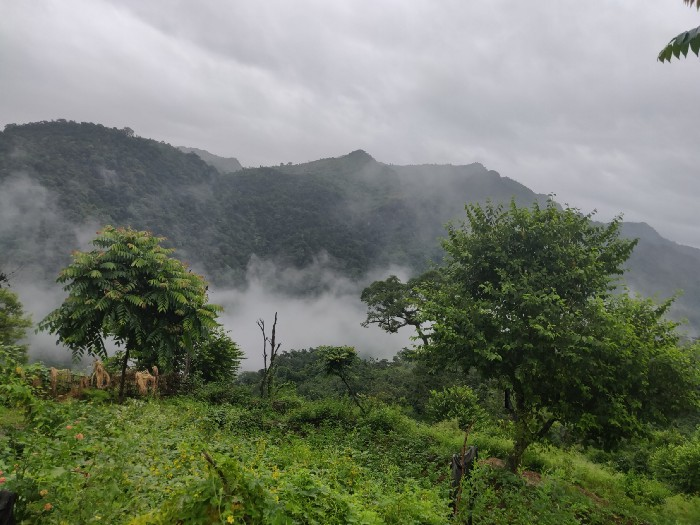
#> input picture Task 2/task2-image.jpeg, 700 x 525 px
$ jupyter execute 'Color Identification in Images using Machine Learning.ipynb'   (shell and % lines are left out)
#> lines starting #> are read from the running program, lines starting #| are printed output that depends on the picture
# Graduate Rotational Internship Program - The Sparks Foundation, SG

## GRIP - Computer Vision & IoT - Task 2 (Color Identification in Images using ML)

**Avish Jha**\
[LinkedIn](https://linkedin.com/in/avishj/) [GitHub](https://github.com/avishj/) [Website](https://avishj.dev/)

In this task, I shall be utilising KMeans Clustering Algorithm to detect the colors given in the sample image.\
Reference: [Towards Data Science/Color Indentification in Images](https://towardsdatascience.com/color-identification-in-images-machine-learning-application-b26e770c4c71)

### Step 1: Handling Imports

[cell 1]
from sklearn.cluster import KMeans
import matplotlib.pyplot as plt
import numpy as np
import cv2
from collections import Counter
from skimage.color import rgb2lab, deltaE_cie76
import os

### Step 2: Reading & Displaying the Image

[cell 2]
img = cv2.imread('task2-image.jpeg')
#> img is the input picture: shape (525, 700, 3); mean B, G, R 106.3, 121.6, 114.6
plt.imshow(img)
plt.show()

As we can observe here, the colors of the image seem to be off. The reasoning behind this is that OpenCV by default reads the color values as BGR instead of RGB.\
We shall fix this later on in Step 4.

### Step 3: Type & Shape Check

[cell 3]
print("Type: {}".format(type(img)))
#| Type: <class 'numpy.ndarray'>
print("Shape: {}".format(img.shape))
#| Shape: (525, 700, 3)

### Step 4: Reading Colors Correctly

[cell 4]
img = cv2.cvtColor(img, cv2.COLOR_BGR2RGB)
plt.imshow(img)
plt.show()

Now, we shall convert this RGB image to grayscale, since grayscale image can be represented in the form of a 2 dimensional array and hence requires less system resources than a RGB image.

### Step 5: Conversion to Grayscale

[cell 5]
gray_img = cv2.cvtColor(img, cv2.COLOR_BGR2GRAY)
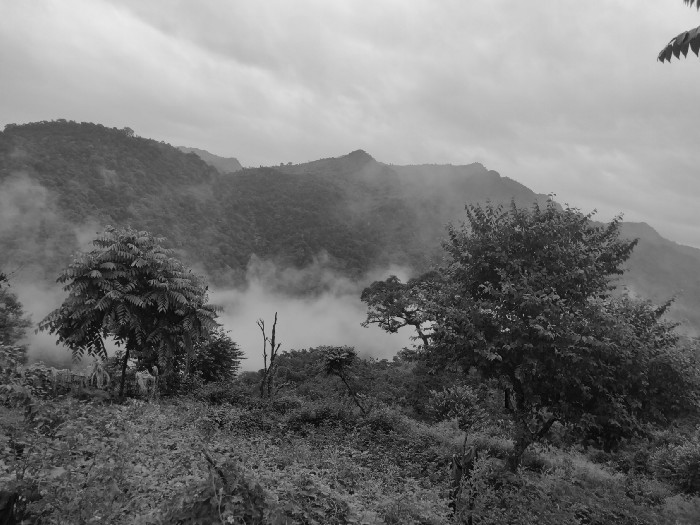
#> gray_img: shape (525, 700); min 1, max 234, mean 116.2
plt.imshow(gray_img, cmap='gray')
plt.show()

We shall resize the image to standardise the dimensions of the image.

### Step 6: Image Resizing

[cell 6]
resized_img = cv2.resize(img, (1200, 600))
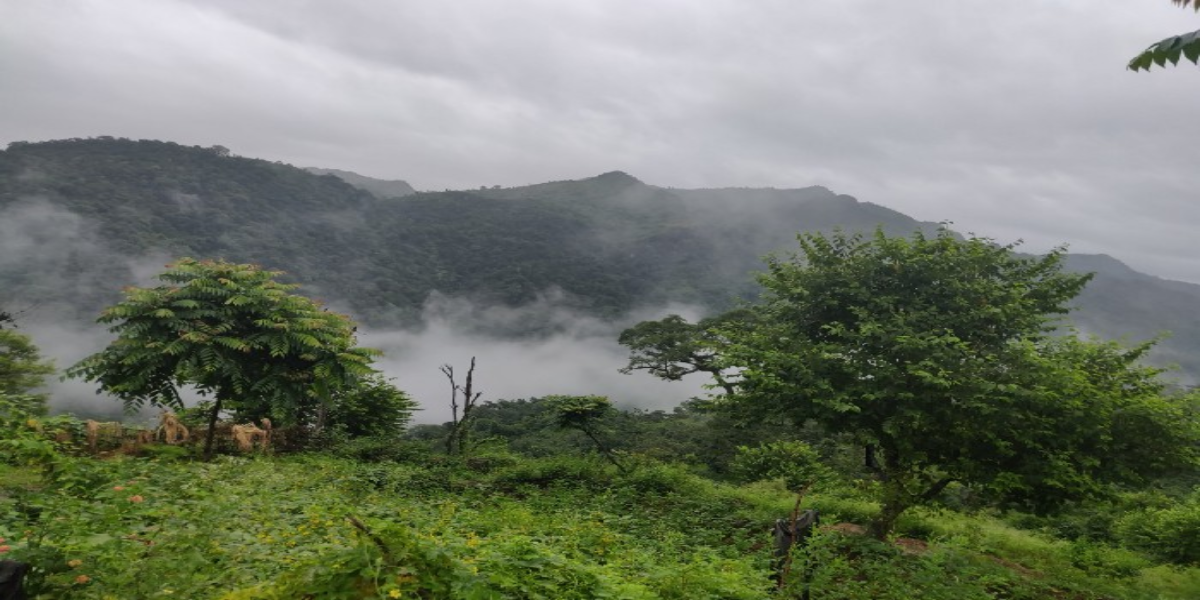
#> resized_img: shape (600, 1200, 3); mean R, G, B 114.5, 121.5, 106.2
plt.imshow(resized_img)
plt.show()

Now that our image is tidied up, we can proceed with color identification.

### Step 7: Conversion (RGB => HEX)

[cell 7]
def RGB2HEX(color):
    return "#{:02x}{:02x}{:02x}".format(int(color[0]), int(color[1]), int(color[2]))

### Step 8: Reading Image & Convert from BGR => RGB Color Space

[cell 8]
def get_image(img_path):
    img = cv2.imread(img_path)
    img = cv2.cvtColor(img, cv2.COLOR_BGR2RGB)
    return img

### Step 9: KMeans Clustering

KMeans needs a flattened array for its fitted input, hence numpy is used to reshape. Then KMeans is applied to the first fit, and finally predicts on the given image to give the color clusters which is ordered and plotted.

[cell 9]
def get_colors(img, number_of_colors, show_chart):
#> called with number_of_colors = 8, show_chart = True
    modified_img = cv2.resize(img, (600, 400), interpolation = cv2.INTER_AREA)
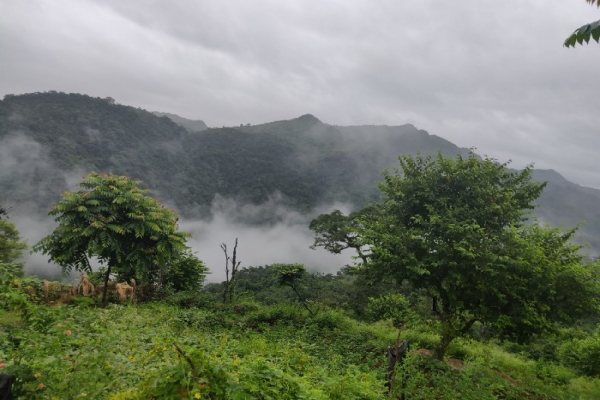
#> modified_img: shape (400, 600, 3); mean R, G, B 114.6, 121.6, 106.3
    modified_img = modified_img.reshape(modified_img.shape[0]*modified_img.shape[1], 3)
    clf = KMeans(n_clusters = number_of_colors)
    labels = clf.fit_predict(modified_img)
    counts = Counter(labels)
#> counts = {7: 40881, 6: 9366, 3: 22751, 0: 28744, 1: 34939, 5: 43422, 2: 34882, 4: 25015}
    counts = dict(sorted(counts.items()))
#> counts = {0: 28744, 1: 34939, 2: 34882, 3: 22751, 4: 25015, 5: 43422, 6: 9366, 7: 40881}
    center_colors = clf.cluster_centers_
    ordered_colors = [center_colors[i] for i in counts.keys()]
#> ordered_colors = [[81.17, 87.98, 88.61], [182.9, 183.3, 190.4], [32.35, 41.98, 20.39], [113.7, 118.8, 115.9], [98.13, 114.7, 49.22], [62.72, 76.88, 35.02], [151.5, 153.3, 155.4], [206.8, 206.5, 214]]
    hex_colors = [RGB2HEX(ordered_colors[i]) for i in counts.keys()]
#> hex_colors = ['#515758', '#b6b7be', '#202914', '#717673', '#627231', '#3e4c23', '#97999b', '#ceced6']
    rgb_colors = [ordered_colors[i] for i in counts.keys()]
#> rgb_colors has the same summary as ordered_colors
    if (show_chart):
        plt.figure(figsize = (8, 6))
        plt.pie(counts.values(), labels = hex_colors, colors = hex_colors)
    return rgb_colors

### Step 9: Getting 10 Colours Using the Above Functions in a Nested Manner

[cell 10]
get_colors(get_image('task2-image.jpeg'), 8, True)
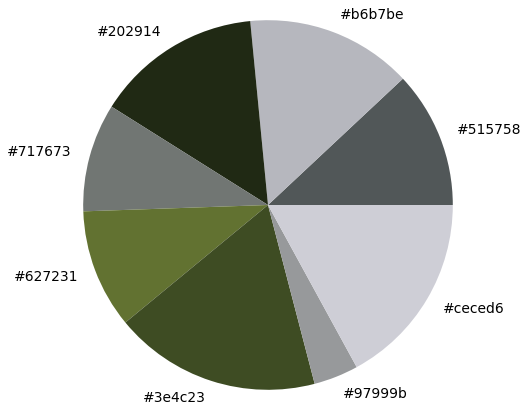
#> figure drawn by matplotlib, 1 panel

### Step 10: Search Images via Color

[cell 11]
# Getting All the Images

COLORS, imgs = {
    'GREEN': [0, 128, 0],
    'BLUE': [0, 0, 128],
    'YELLOW': [255, 255, 0]
}, []
#> COLORS = {'GREEN': [0, 128, 0], 'BLUE': [0, 0, 128], 'YELLOW': [255, 255, 0]}; imgs = []
for file in os.listdir('img'):
    if not file.startswith('.'):
        imgs.append(get_image(os.path.join('img', file)))
#> call 2 of get_image, with img_path = 'img/task2-img1.jpg'
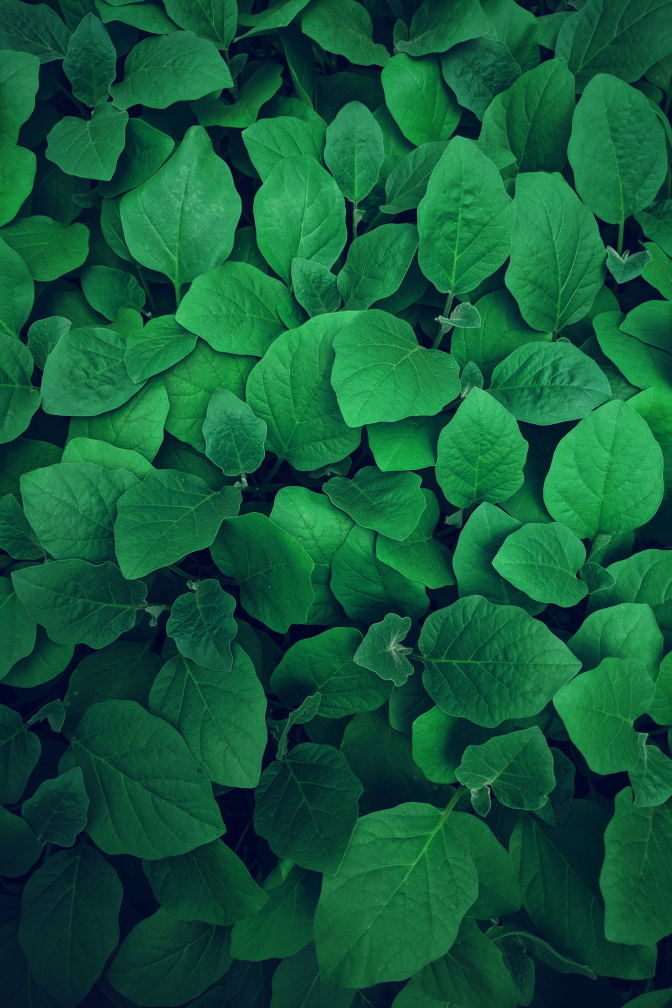
#> input picture Task 2/img/task2-img1.jpg, 2688 x 4032 px (shown at 1/4 size)
#> in get_image, img is the input picture: shape (4032, 2688, 3); mean B, G, R 57.6, 90.3, 17.6

# Showing All the Images

plt.figure(figsize=(20, 10))
for i in range(len(imgs)):
    plt.subplot(1, len(imgs), i+1)
    plt.imshow(imgs[i])
    plt.axis('off')
#> this loop made 2 passes

# Matching Images by Color

def match_img_by_color(img, color, threshold = 60, number_of_colors = 10):
    img_colors = get_colors(img, number_of_colors, False)
    selected_color = rgb2lab(np.uint8(np.asarray([[color]])))
    select_img = False
    for i in range(number_of_colors):
        curr_color = rgb2lab(np.uint8(np.asarray([[img_colors[i]]])))
        diff = deltaE_cie76(selected_color, curr_color)
        if (diff < threshold):
            select_img = True
    return select_img

# Show Images based on Selection

def show_selected_imgs(imgs, color, threshold, colors_to_match):
    idx = 1
    for i in range(len(imgs)):
        selected = match_img_by_color(imgs[i], color, threshold, colors_to_match)
        if (selected):
            plt.subplot(1, 5, idx)
            plt.imshow(imgs[i])
            plt.axis('off')
            idx += 1
#> this loop made 2 passes
#> (selected_color in match_img_by_color, selected, idx) on pass 1: ([[46.23, -51.7, 49.9]], True, 2)
#> (selected_color in match_img_by_color, selected) on pass 2: ([[46.23, -51.7, 49.9]], False)
#> pass 1, in get_colors (call 2), `modified_img = cv2.resize(img, (600, 400), interpolation = cv2.INTER_A..`:
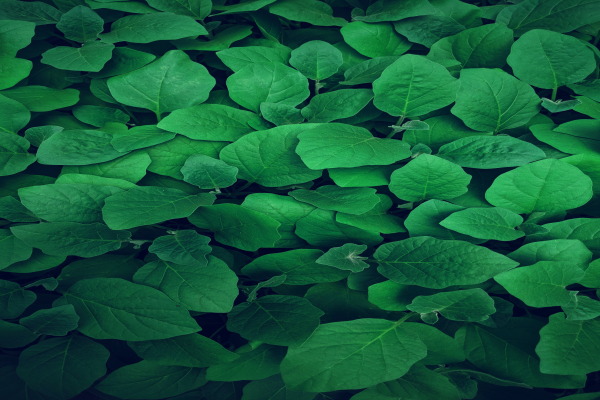
#> modified_img: shape (400, 600, 3); mean R, G, B 17.6, 90.3, 57.6
#> pass 2, in get_colors (call 3), `modified_img = cv2.resize(img, (600, 400), interpolation = cv2.INTER_A..`:
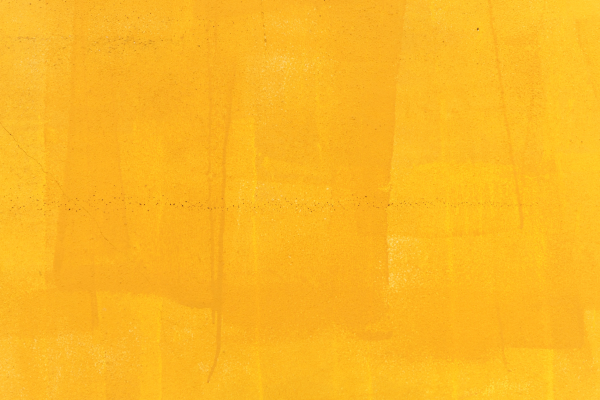
#> modified_img: shape (400, 600, 3); mean R, G, B 251.6, 183.4, 35.7
#> after the loop, idx = 2

### Step 11: Search Images via Color (Results)

[cell 12]
# Selecting GREEN

print("Showing Green:")
plt.figure(figsize = (20, 8))
show_selected_imgs(imgs, COLORS['GREEN'], 60, 5)

[cell 13]
# Selecting BLUE

print("Showing Blue:")
plt.figure(figsize = (20, 10))
show_selected_imgs(imgs, COLORS['BLUE'], 60, 5)
#> the loop in show_selected_imgs (call 2), `for i in range(len(imgs)):` made 2 passes
#> (selected_color in match_img_by_color, selected) on passes 1 to 2: ([[12.97, 47.5, -64.7]], False), ([[12.97, 47.5, -64.7]], False)

[cell 14]
# Selecting YELLOW

print("Showing Yellow:")
plt.figure(figsize = (20, 10))
show_selected_imgs(imgs, COLORS['YELLOW'], 60, 5)
